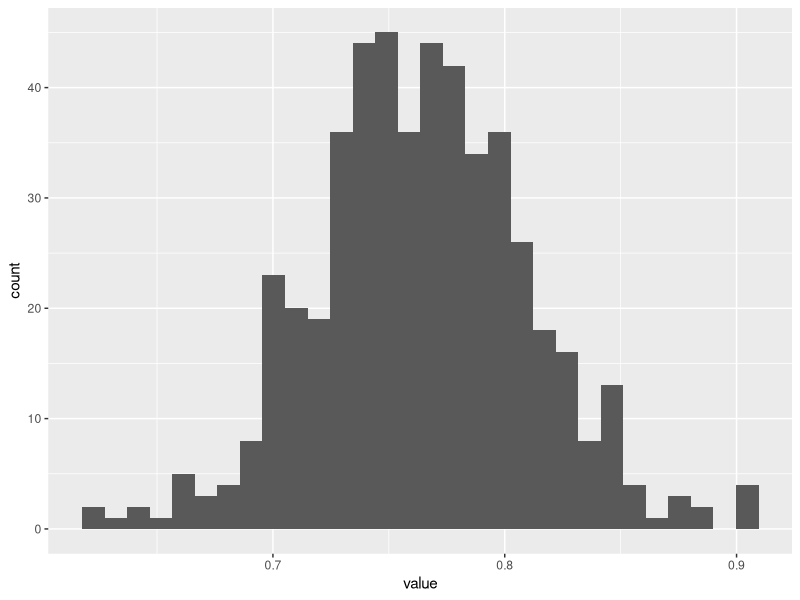

This chart was generated by the following R code:
## ---- chunk 1
knitr::opts_chunk$set(echo = TRUE)
## ---- chunk 2
library(tidyverse)
## ---- chunk 3
mtcars %>%
  split(.$am) %>%
  map(~ lm(mpg ~ cyl, data = .)) %>%
  map(summary)
## ---- chunk 4
mean_list <- map(mtcars, mean)
## ---- chunk 5
mean_vec <- mtcars %>%
  map(mean) %>%
  unlist

class(mean_list)

class(mean_vec)
## ---- chunk 6
mtcars %>% 
    map(var) %>% 
    unlist
## ---- chunk 7
set.seed(60637)
sample1 <- rnorm(100, mean = 0, sd = 1)
class(sample1)
## ---- chunk 8
mean(sample1)
var(sample1)
## ---- chunk 9
n <- 500
df <- map(1:n, ~sample(sample1, size = n, replace = TRUE)) %>% 
    map(var) %>% 
    unlist %>% 
    as_tibble %>% 
    ggplot(aes(x = value)) +
    geom_histogram()

df
